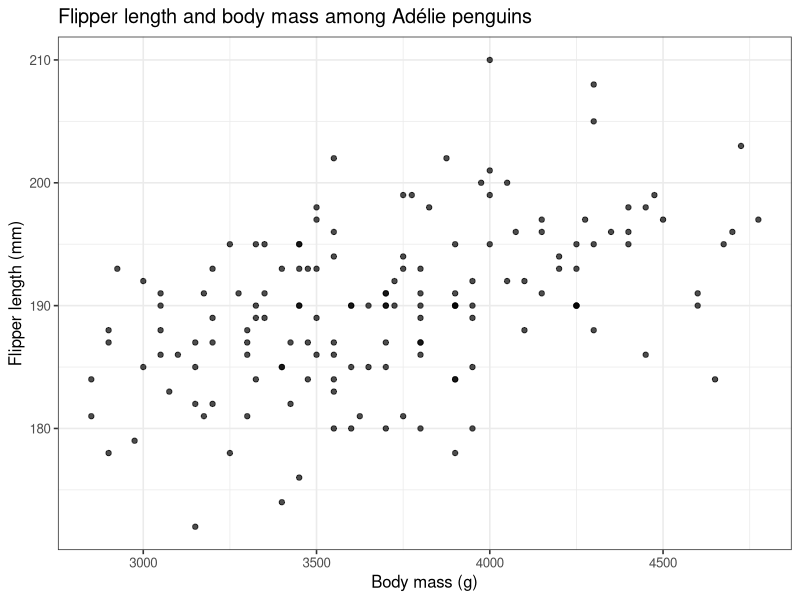
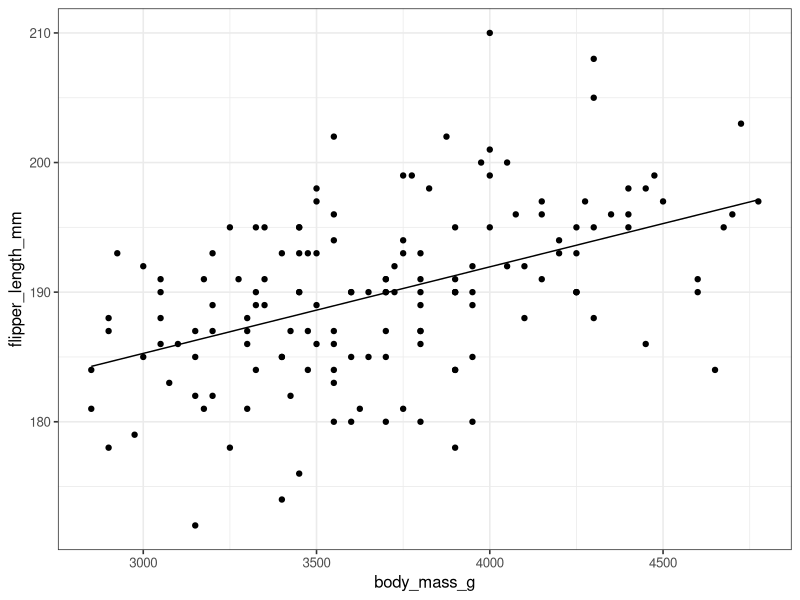
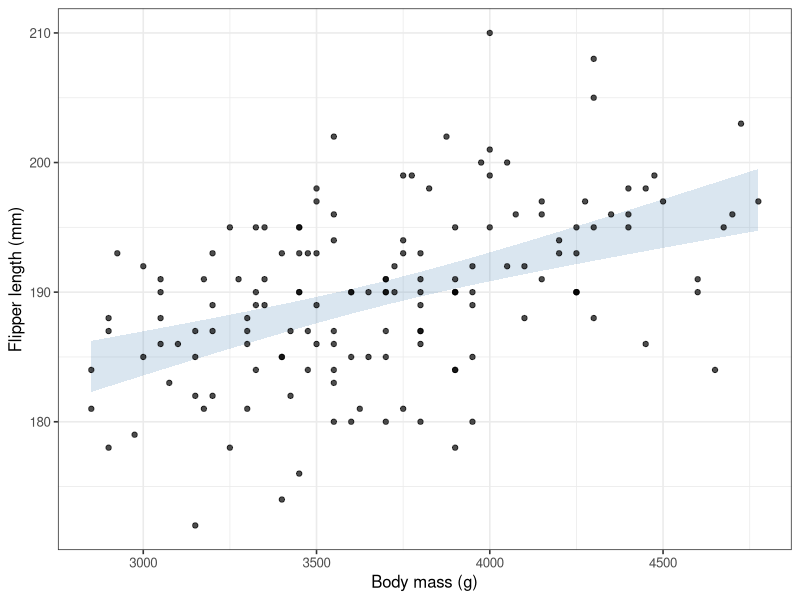
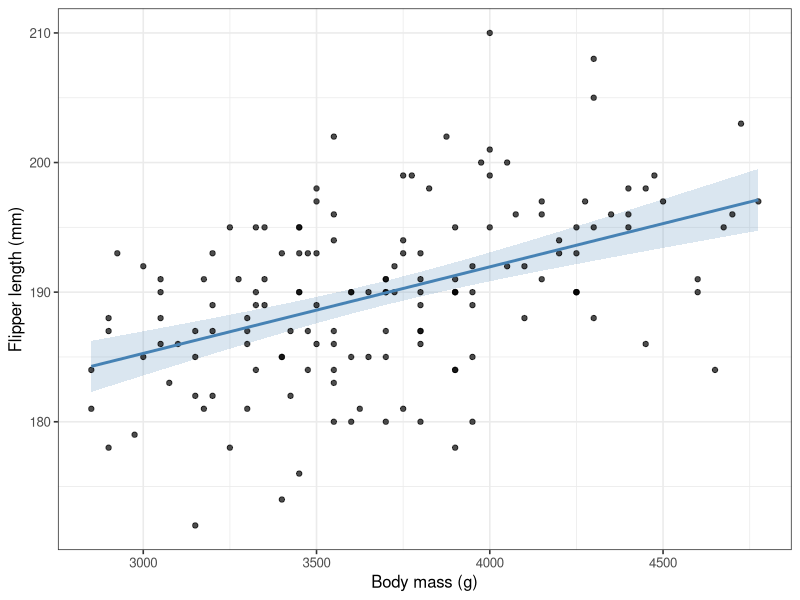
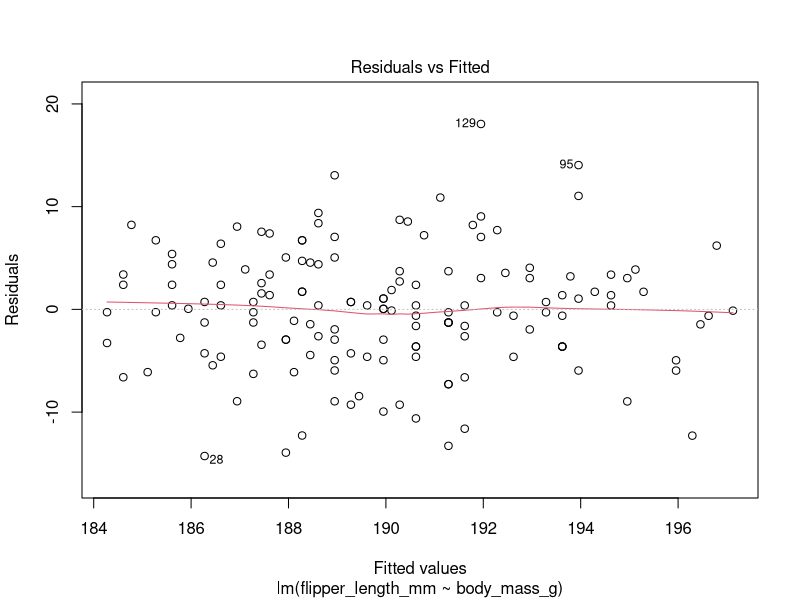
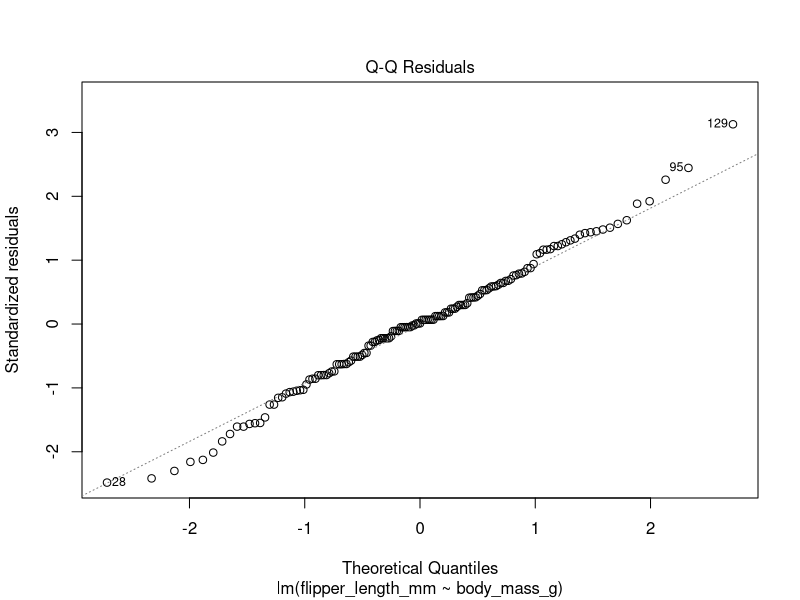
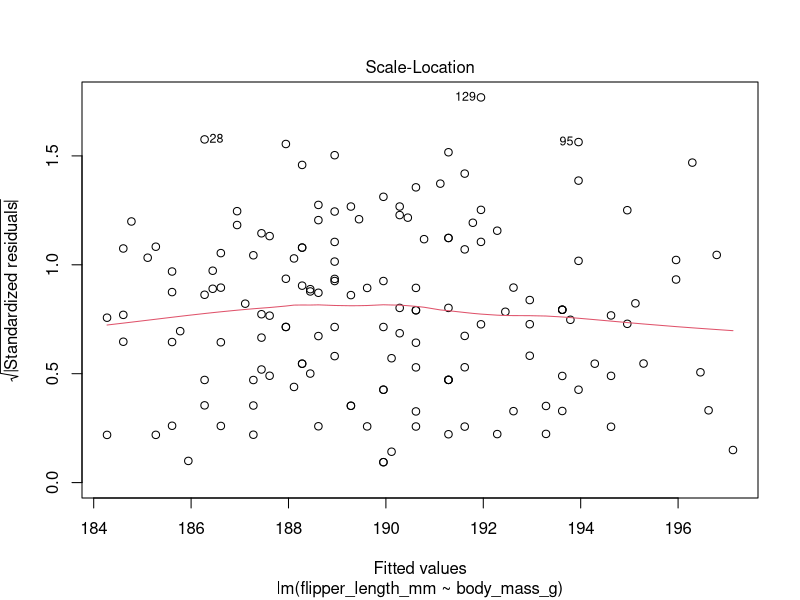
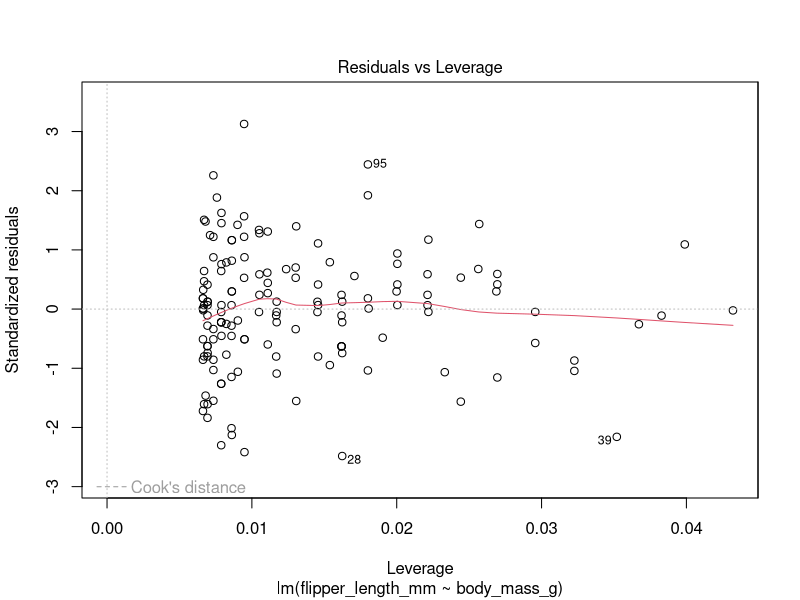

Recreate these plots in R, in order. (Note: this script raises an error after producing the figures.)
## ---- chunk 1
library(tidyverse)
library(broom)
library(palmerpenguins)

theme_set(theme_bw(base_size = 12))

glimpse(penguins)
## ---- chunk 2
adelie_raw <- penguins |>
  filter(species == "Adelie")

adelie_raw |>
  summarize(
    n_rows = n(),
    missing_mass = sum(is.na(body_mass_g)),
    missing_flipper = sum(is.na(flipper_length_mm))
  )

adelie <- adelie_raw |>
  drop_na(flipper_length_mm, body_mass_g)

nrow(adelie)
## ---- chunk 3
ggplot(
  data = adelie,
  mapping = aes(x = body_mass_g, y = flipper_length_mm)
) +
  geom_point(alpha = 0.7) +
  labs(
    x = "Body mass (g)",
    y = "Flipper length (mm)",
    title = "Flipper length and body mass among Adélie penguins"
  )

adelie |>
  summarize(
    n_penguins = n(),
    min_mass_g = min(body_mass_g),
    max_mass_g = max(body_mass_g),
    mean_flipper_mm = mean(flipper_length_mm),
    correlation = cor(body_mass_g, flipper_length_mm)
  )
## ---- chunk 4

flipper_model <- lm(
  flipper_length_mm ~ body_mass_g,
  data = adelie
)

summary(flipper_model)
## ---- chunk 5
tidy(flipper_model)
## ---- chunk 6

glance(flipper_model) |>
  select(nobs, r.squared, sigma)
## ---- chunk 7
fitted_values <- predict(flipper_model)
## ---- chunk 8
adelie$fitted <- fitted_values

ggplot(data = adelie, aes(x = body_mass_g, y = flipper_length_mm)) +
	geom_point() +
	geom_line(aes(x = body_mass_g, y = fitted))
## ---- chunk 9
prediction_data <- augment(
  flipper_model,
  interval = "confidence",
  conf.level = 0.95
)

head(prediction_data)
## ---- chunk 10
ggplot(
  data = adelie,
  mapping = aes(x = body_mass_g, y = flipper_length_mm)
) +
  geom_ribbon(
    data = prediction_data,
    mapping = aes(
      x = body_mass_g,
      ymin = .lower,
      ymax = .upper
    ),
    inherit.aes = FALSE,
    fill = "steelblue",
    alpha = 0.2
  ) +
  geom_point(alpha = 0.7) +
  
  labs(
    x = "Body mass (g)",
    y = "Flipper length (mm)"
  )
## ---- chunk 11

new_x <- tibble(
  body_mass_g = seq(
    min(adelie$body_mass_g),
    max(adelie$body_mass_g),
    length.out = 100
  )
)

prediction_data <- augment(
      flipper_model,
      newdata = new_x,
      interval = "confidence",
  		conf.level = 0.95
    )

head(prediction_data)

ggplot(
  data = adelie,
  mapping = aes(x = body_mass_g, y = flipper_length_mm)
) +
  geom_ribbon(
    data = prediction_data,
    mapping = aes(
      x = body_mass_g,
      ymin = .lower,
      ymax = .upper
    ),
    inherit.aes = FALSE,
    fill = "steelblue",
    alpha = 0.2
  ) +
  geom_point(alpha = 0.7) +
  geom_line(
    data = prediction_data,
    mapping = aes(y = .fitted),
    color = "steelblue",
    linewidth = 1
  ) +
  labs(
    x = "Body mass (g)",
    y = "Flipper length (mm)"
  )
## ---- chunk 12
plot(flipper_model)
## ---- chunk 13
flipper_results <- augment(
  flipper_model,
  data = adelie
)

ggplot(
  data = flipper_results,
  mapping = aes(x = .fitted, y = .resid)
) +
  geom_point(alpha = 0.7) +
  geom_hline(yintercept = 0, linetype = "dashed", color = "grey40") +
  geom_smooth(method = "loess", formula = y ~ x, se = FALSE, color = "steelblue") +
  labs(x = "Fitted flipper length (mm)", y = "Residual (mm)")
## ---- chunk 14

ggplot(
  data = flipper_results,
  mapping = aes(x = .fitted, y = abs(.resid))
) +
  geom_point(alpha = 0.7) +
  geom_smooth(method = "loess", formula = y ~ x, se = FALSE, color = "steelblue") +
  labs(x = "Fitted flipper length (mm)", y = "Absolute residual (mm)")
## ---- chunk 15
ggplot(
  data = flipper_results,
  mapping = aes(sample = .std.resid)
) +
  stat_qq(alpha = 0.7) +
  stat_qq_line(color = "steelblue") +
  labs(
    x = "Theoretical normal quantile",
    y = "Standardized residual quantile"
  )
## ---- chunk 16
ggplot(
  data = flipper_results,
  mapping = aes(x = .fitted, y = sqrt(abs(.std.resid)))
) +
  geom_point(alpha = 0.7) +
  geom_smooth(
    method = "loess",
    formula = y ~ x,
    se = FALSE,
    color = "steelblue"
  ) +
  labs(
    x = "Fitted flipper length (mm)",
    y = "Square root of absolute standardized residual",
    title = "Scale–Location"
  )
## ---- chunk 17

influence_table <- flipper_results |>
  arrange(desc(.cooksd)) |>
  select(
    body_mass_g, flipper_length_mm,
    .fitted, .resid, .hat, .cooksd
  )

influence_table |>
  slice_head(n = 5)


ggplot(
  data = flipper_results,
  mapping = aes(x = seq_len(nrow(flipper_results)), y = .cooksd)
) +
  geom_segment(
    mapping = aes(
      xend = seq_len(nrow(flipper_results)),
      yend = 0
    ),
    color = "steelblue"
  ) +
  geom_point(alpha = 0.7) +
  labs(
    x = "Observation",
    y = "Cook's distance"
  )
## ---- chunk 18

adelie_sex <- adelie_raw |>
  drop_na(flipper_length_mm, sex) |>
  mutate(sex = factor(sex, levels = c("female", "male")))

adelie_sex |>
  group_by(sex) |>
  summarize(n_penguins = n(), mean_flipper_mm = mean(flipper_length_mm))

ggplot(
  data = adelie_sex,
  mapping = aes(x = sex, y = flipper_length_mm)
) +
  geom_boxplot(outlier.shape = NA) +
  geom_jitter(width = 0.12, height = 0, alpha = 0.5) +
  labs(x = "Sex", y = "Flipper length (mm)")

## ---- chunk 19
sex_model <- lm(flipper_length_mm ~ sex, data = adelie_sex)

tidy(sex_model) 
## ---- chunk 20
augment(sex_model, newdata = tibble(sex = c("female", "male"))) |>
  select(sex, .fitted)

## ---- chunk 21
plot(sex_model)
## ---- chunk 22
adelie_dat <- penguins |>
  filter(species == "Adelie") |>
  drop_na(flipper_length_mm, body_mass_g, sex) |>
  mutate(sex = factor(sex, levels = c("female", "male")))

glimpse(adelie_dat)

adelie_dat |>
  count(sex)
## ---- chunk 23
ggplot(
  data = adelie_dat,
  mapping = aes(
    x = body_mass_g,
    y = flipper_length_mm,
    color = sex
  )
) +
  geom_point(alpha = 0.7) +
  labs(
    x = "Body mass (g)",
    y = "Flipper length (mm)",
    color = "Sex",
    title = "Flipper length and body mass by sex"
  ) +
  theme_bw()
## ---- chunk 24

ggplot(
  data = adelie_dat,
  mapping = aes(x = sex, y = flipper_length_mm, fill = sex)
) +
  geom_boxplot(outlier.shape = NA, alpha = 0.4) +
  geom_jitter(width = 0.12, height = 0, alpha = 0.5) +
  labs(x = "Sex", y = "Flipper length (mm)") +
  guides(fill = "none") +
  theme_bw()

ggplot(
  data = adelie_dat,
  mapping = aes(x = sex, y = body_mass_g, fill = sex)
) +
  geom_boxplot(outlier.shape = NA, alpha = 0.4) +
  geom_jitter(width = 0.12, height = 0, alpha = 0.5) +
  labs(x = "Sex", y = "Body mass (g)") +
  guides(fill = "none") +
  theme_bw()

adelie_dat |>
  group_by(sex) |>
  summarize(
    n_penguins = n(),
    mean_flipper_mm = mean(flipper_length_mm),
    mean_mass_g = mean(body_mass_g),
    min_mass_g = min(body_mass_g),
    max_mass_g = max(body_mass_g)
  )
## ---- chunk 25

flipper_model_add <- lm(
  flipper_length_mm ~ body_mass_g + sex,
  data = adelie_dat
)

tidy(flipper_model_add) 
## ---- chunk 26

prediction_grid <- adelie_dat |>
  group_by(sex) |>
  reframe(
    body_mass_g = seq(
      min(body_mass_g),
      max(body_mass_g),
      length.out = 100
    )
  )

prediction_grid <- prediction_grid |>
  mutate(
    predicted_flipper_mm = as.numeric(
      predict(flipper_model_add, newdata = prediction_grid)
    )
  )

head(prediction_grid)
## ---- chunk 27
ggplot(
  data = adelie_dat,
  mapping = aes(x = body_mass_g, y = flipper_length_mm, color = sex)
) +
  geom_point(alpha = 0.5) +
  geom_line(
    data = prediction_grid,
    mapping = aes(y = predicted_flipper_mm, group = sex),
    linewidth = 1.1
  ) +
  labs(
    x = "Body mass (g)",
    y = "Flipper length (mm)",
    color = "Sex",
    title = "Predicted flipper length from the two-predictor model",
    subtitle = "Lines span each group's observed body-mass range"
  ) +
  theme_bw()
## ---- chunk 28

preds <- predict(
  flipper_model_add,
  newdata = prediction_grid,
  interval = "confidence",
  level = 0.95
) |>
  as_tibble()

prediction_bands <- bind_cols(prediction_grid, preds)

ggplot(
  data = adelie_dat,
  mapping = aes(x = body_mass_g, y = flipper_length_mm, color = sex)
) +
  geom_ribbon(
    data = prediction_bands,
    mapping = aes(
      x = body_mass_g, ymin = lwr, ymax = upr,
      fill = sex, group = sex
    ),
    inherit.aes = FALSE,
    alpha = 0.18
  ) +
  geom_point(alpha = 0.5) +
  geom_line(
    data = prediction_bands,
    mapping = aes(y = fit, group = sex),
    linewidth = 1.1
  ) +
  labs(
    x = "Body mass (g)", y = "Flipper length (mm)",
    color = "Sex", fill = "Sex",
    title = "Predicted means with 95% pointwise confidence intervals"
  ) +
  theme_bw()
## ---- chunk 29
plot(flipper_model_add)
## ---- chunk 30
add_results <- augment(flipper_model_add, data = adelie_dat)
## ---- chunk 31
ggplot(
  data = add_results,
  mapping = aes(x = .fitted, y = .resid, color = sex)
) +
  geom_point(alpha = 0.6) +
  geom_hline(yintercept = 0, linetype = "dashed") +
  labs(x = "Fitted flipper length (mm)", y = "Residual (mm)", color = "Sex") +
  theme_bw()
## ---- chunk 32
ggplot(
  data = add_results,
  mapping = aes(x = body_mass_g, y = .resid, color = sex)
) +
  geom_point(alpha = 0.6) +
  geom_smooth(method = "loess", formula = y ~ x, se = FALSE) +
  geom_hline(yintercept = 0, linetype = "dashed") +
  labs(x = "Body mass (g)", y = "Residual (mm)", color = "Sex") +
  theme_bw()
## ---- chunk 33
flipper_model_int <- lm(
  flipper_length_mm ~ body_mass_g * sex,
  data = adelie_dat
)

tidy(flipper_model_int) 
## ---- chunk 34
prediction_grid <- adelie_dat |>
  group_by(sex) |>
  reframe(
    body_mass_g = seq(
      min(body_mass_g),
      max(body_mass_g),
      length.out = 100
    )
  )

prediction_grid <- prediction_grid |>
  mutate(
    predicted_flipper_mm = as.numeric(
      predict(flipper_model_int, newdata = prediction_grid)
    )
  )

head(prediction_grid)

ggplot(
  data = adelie_dat,
  mapping = aes(x = body_mass_g, y = flipper_length_mm, color = sex)
) +
  geom_point(alpha = 0.5) +
  geom_line(
    data = prediction_grid,
    mapping = aes(y = predicted_flipper_mm, group = sex),
    linewidth = 1.1
  ) +
  labs(
    x = "Body mass (g)",
    y = "Flipper length (mm)",
    color = "Sex",
    title = "Predicted flipper length from the interaction model",
    subtitle = "Lines span each group's observed body-mass range"
  ) +
  theme_bw()

preds <- predict(
  flipper_model_int,
  newdata = prediction_grid,
  interval = "confidence",
  level = 0.95
) |>
  as_tibble()

prediction_bands <- bind_cols(prediction_grid, preds)

ggplot(
  data = adelie_dat,
  mapping = aes(x = body_mass_g, y = flipper_length_mm, color = sex)
) +
  geom_ribbon(
    data = prediction_bands,
    mapping = aes(
      x = body_mass_g, ymin = lwr, ymax = upr,
      fill = sex, group = sex
    ),
    inherit.aes = FALSE,
    alpha = 0.18
  ) +
  geom_point(alpha = 0.5) +
  geom_line(
    data = prediction_bands,
    mapping = aes(y = fit, group = sex),
    linewidth = 1.1
  ) +
  labs(
    x = "Body mass (g)", y = "Flipper length (mm)",
    color = "Sex", fill = "Sex",
    title = "Interaction model: predicted means with 95% confidence intervals"
  ) +
  theme_bw()
## ---- chunk 35
ggplot(
  data = int_results,
  mapping = aes(x = .fitted, y = .resid, color = sex)
) +
  geom_point(alpha = 0.6) +
  geom_hline(yintercept = 0, linetype = "dashed") +
  labs(x = "Fitted flipper length (mm)", y = "Residual (mm)", color = "Sex") +
  theme_bw()
## ---- chunk 36
ggplot(
  data = int_results,
  mapping = aes(x = body_mass_g, y = .resid, color = sex)
) +
  geom_point(alpha = 0.6) +
  geom_smooth(method = "loess", formula = y ~ x, se = FALSE) +
  geom_hline(yintercept = 0, linetype = "dashed") +
  labs(x = "Body mass (g)", y = "Residual (mm)", color = "Sex") +
  theme_bw()
